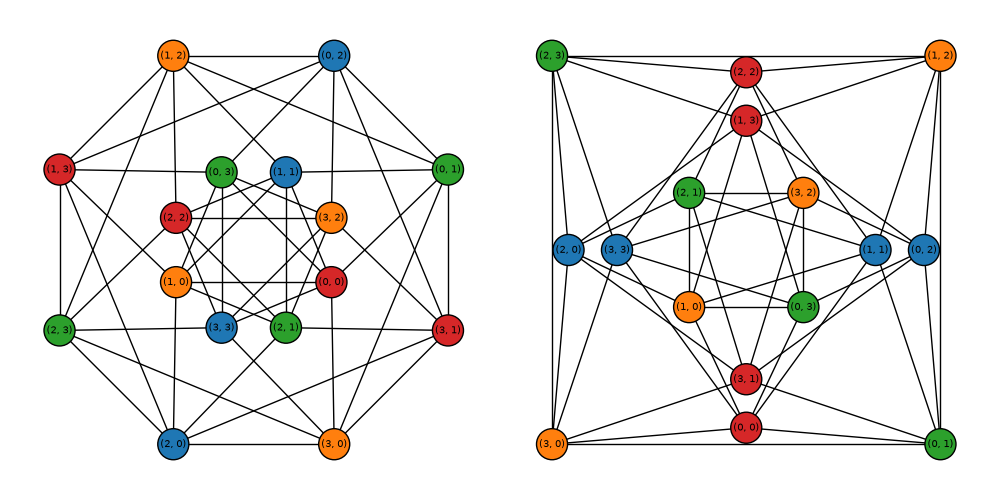

Generate this figure with Python:
from math import cos, pi, sin
from unittest import TestCase, main
from matplotlib import pyplot as plt, use
import networkx as nx
from pulp import LpProblem, lpSum, LpVariable, PULP_CBC_CMD


@nx._dispatchable(graphs=None, returns_graph=True)
def shrikhande_graph(create_using=None):
    r"""
    Returns the Shrikhane Graph.

    The Shrikhande graph has 16 nodes and 48 edges.
    This graph can be constructed as a Cayley graph [1]_.
    The vertex set is $\mathbb{Z}_4 \times \mathbb{Z}_4$.
    Two vertices are adjacent if and only if the difference is in
    $\{\pm(1, 0), \pm(0, 1), \pm(1, 1)\}$.

    Parameters
    ----------
    create_using : NetworkX graph constructor, optional (default=nx.Graph)
       Graph type to create. If graph instance, then cleared before populated.

    Returns
    -------
    G : networkx Graph
        Shrikhande Graph with 16 nodes and 48 edges

    References
    ----------
    .. [1] https://en.wikipedia.org/wiki/Shrikhande_graph
    """
    G = nx.from_dict_of_lists(
        {
            (0, 0): [(0, 1), (3, 0), (3, 3), (1, 0), (1, 1), (0, 3)],
            (0, 1): [(0, 0), (0, 2), (3, 1), (3, 0), (1, 1), (1, 2)],
            (3, 0): [(0, 0), (0, 1), (2, 0), (2, 3), (3, 1), (3, 3)],
            (3, 3): [(0, 0), (3, 0), (0, 3), (2, 2), (2, 3), (3, 2)],
            (1, 0): [(0, 0), (0, 3), (1, 1), (2, 0), (2, 1), (1, 3)],
            (1, 1): [(0, 0), (0, 1), (1, 0), (1, 2), (2, 1), (2, 2)],
            (0, 3): [(0, 0), (3, 3), (1, 0), (0, 2), (3, 2), (1, 3)],
            (0, 2): [(0, 1), (0, 3), (3, 2), (3, 1), (1, 2), (1, 3)],
            (3, 1): [(0, 1), (3, 0), (0, 2), (2, 0), (2, 1), (3, 2)],
            (1, 2): [(0, 1), (1, 1), (0, 2), (1, 3), (2, 2), (2, 3)],
            (2, 0): [(3, 0), (1, 0), (3, 1), (1, 3), (2, 1), (2, 3)],
            (2, 3): [(3, 0), (3, 3), (1, 2), (1, 3), (2, 0), (2, 2)],
            (2, 2): [(3, 3), (1, 1), (1, 2), (3, 2), (2, 1), (2, 3)],
            (3, 2): [(3, 3), (0, 3), (0, 2), (3, 1), (2, 1), (2, 2)],
            (2, 1): [(1, 0), (1, 1), (3, 1), (3, 2), (2, 0), (2, 2)],
            (1, 3): [(1, 0), (0, 3), (0, 2), (1, 2), (2, 3), (2, 0)],
        },
        create_using=create_using,
    )
    G.name = "Shrikhande Graph"
    return G


def __shrikhande_graph():
    from itertools import product
    _ = {(1, 0), (0, 1), (1, 1), (-1, 0), (0, -1), (-1, -1)}
    g = nx.Graph(((u, v), ((u+w) % 4, (v+x) % 4))
                 for (u, v), (w, x) in product(product(range(4), range(4)), _))
    return g


def duo_octagons_layout():
    inner = [(0, 0), (3, 2), (1, 1), (0, 3), (2, 2), (1, 0), (3, 3), (2, 1)]
    outer = [(3, 1), (0, 1), (0, 2), (1, 2), (1, 3), (2, 3), (2, 0), (3, 0)]
    t, w = 2*pi / 8, 2*pi / 16
    pos = {v: (cos(t*i-w), sin(t*i-w)) for i, v in enumerate(inner)}
    pos |= {v: (2.5*cos(t*i-w), 2.5*sin(t*i-w)) for i, v in enumerate(outer)}
    return pos


def quintet_squares_layout():
    s1 = [(0, 3), (3, 2), (2, 1), (1, 0)]
    s2 = [(1, 1), (1, 3), (3, 3), (3, 1)]
    s3 = [(0, 2), (2, 2), (2, 0), (0, 0)]
    s4 = [(0, 1), (1, 2), (2, 3), (3, 0)]
    t, w = 2*pi / 4, 2*pi / 8
    pos = {v: (2.5*cos(t*i-w), 2.5*sin(t*i-w)) for i, v in enumerate(s1)}
    pos |= {v: (4.0*cos(t*i), 4.0*sin(t*i)) for i, v in enumerate(s2)}
    pos |= {v: (5.5*cos(t*i), 5.5*sin(t*i)) for i, v in enumerate(s3)}
    pos |= {v: (8.5*cos(t*i-w), 8.5*sin(t*i-w)) for i, v in enumerate(s4)}
    return pos


def assign(g, h=10):   # Graph Coloring ILP (by assignment approch)
    c = list(range(h))
    w = [LpVariable(f'w{j}', cat='Binary') for j in c]
    x = {i: [LpVariable(f'x{i},{j}', cat='Binary') for j in c] for i in g}
    lp = LpProblem()
    lp += lpSum(w)
    for i in g:
        lp += lpSum(x[i]) == 1
    for u, v in g.edges:
        for j in c:
            lp += x[u][j] + x[v][j] <= w[j]
    for j in c:
        lp += w[j] <= lpSum([x[i][j] for i in g])
    for j in c[1:]:
        lp += w[j] <= w[j-1]
    PULP_CBC_CMD(msg=0).solve(lp)
    return [[xi.varValue for xi in x[i]].index(1.0) for i in g]


class test_dual_numbers(TestCase):
    def test_adjacency(self):
        g = shrikhande_graph()
        _ = {(1, 0), (0, 1), (1, 1), (3, 0), (0, 3), (3, 3)}    # -1 % 4 = 3
        for (a, b), (c, d) in g.edges:
            self.assertTrue(((a - c) % 4, (b - d) % 4) in _)


if __name__ == '__main__':
    g = shrikhande_graph()

    cmap = plt.get_cmap('tab10')
    colors = [cmap(c) for c in assign(g)]
    positions = [duo_octagons_layout(), quintet_squares_layout()]

#    use('module://backend_ipe')
    _, axes = plt.subplots(1, 2, figsize=(10, 5))
    for pos, ax in zip(positions, axes):
        nx.draw_networkx_nodes(g, pos, ax=ax, node_size=500,
                               node_color=colors).set_edgecolor('k')
        nx.draw_networkx_edges(g, pos, ax=ax)
        nx.draw_networkx_labels(g, pos, ax=ax, font_size=7)
        ax.set_aspect('equal')
        ax.axis('off')

    plt.tight_layout()
    # plt.savefig('shrikhande.ipe')
    # plt.savefig('shrikhande.png')
    plt.show()

    main()
